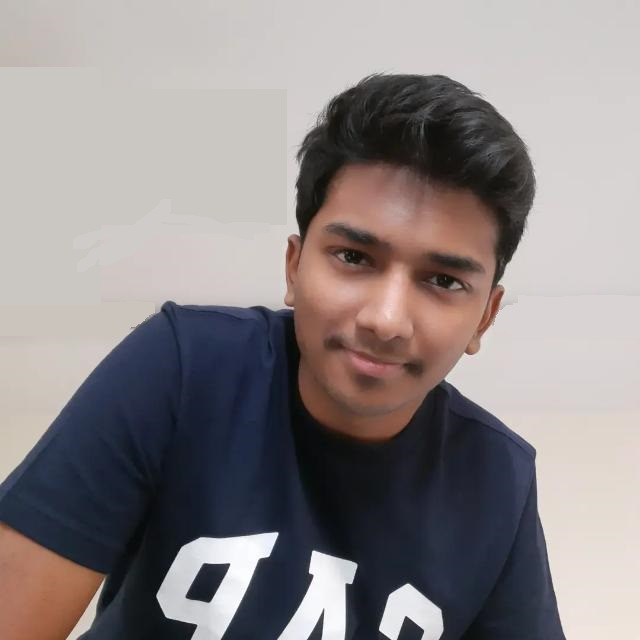
#> input picture input/gap_edited.jpg, 640 x 640 px
$ python stippler.py ../input/gap_edited.jpg
#> lines starting #> are read from the running program, lines starting #| are printed output that depends on the picture
#! /usr/bin/env python3
# -----------------------------------------------------------------------------
# Weighted Voronoi Stippler
# Copyright (2017) Nicolas P. Rougier - BSD license
# Edited by Matthew Mack
#
# Implementation of:
#   Weighted Voronoi Stippling, Adrian Secord
#   Symposium on Non-Photorealistic Animation and Rendering (NPAR), 2002
# -----------------------------------------------------------------------------
# Some usage examples
#
# stippler.py boots.jpg --save --force --n_point 20000 --n_iter 50
#                       --pointsize 0.5 2.5 --figsize 8 --interactive
# stippler.py plant.png --save --force --n_point 20000 --n_iter 50
#                       --pointsize 0.5 1.5 --figsize 8
# stippler.py gradient.png --save --force --n_point 5000 --n_iter 50
#                          --pointsize 1.0 1.0 --figsize 6
# -----------------------------------------------------------------------------
# usage: stippler.py [-h] [--n_iter n] [--n_point n] [--epsilon n]
#                    [--pointsize min,max) (min,max] [--figsize w,h] [--force]
#                    [--save] [--display] [--interactive]
#                    image filename
#
# Weighted Vororonoi Stippler
#
# positional arguments:
#   image filename        Density image filename
#
# optional arguments:
#   -h, --help            show this help message and exit
#   --n_iter n            Maximum number of iterations
#   --n_point n           Number of points
#   --epsilon n           Early stop criterion
#   --pointsize (min,max) (min,max)
#                         Point mix/max size for final display
#   --figsize w,h         Figure size
#   --force               Force recomputation
#   --save                Save computed points
#   --display             Display final result
#   --interactive         Display intermediate results (slower)
# -----------------------------------------------------------------------------
import tqdm
import voronoi
import os.path
import scipy.ndimage
import imageio.v2 as imageio
import numpy as np
import json

def normalize(D):
    Vmin, Vmax = D.min(), D.max()
    if Vmax - Vmin > 1e-5:
        D = (D-Vmin)/(Vmax-Vmin)
    else:
        D = np.zeros_like(D)
    return D


def initialization(n, D):
    """
    Return n points distributed over [xmin, xmax] x [ymin, ymax]
    according to (normalized) density distribution.

    with xmin, xmax = 0, density.shape[1]
         ymin, ymax = 0, density.shape[0]

    The algorithm here is a simple rejection sampling.
    """

    samples = []
    while len(samples) < n:
        # X = np.random.randint(0, density.shape[1], 10*n)
        # Y = np.random.randint(0, density.shape[0], 10*n)
        X = np.random.uniform(0, density.shape[1], 10*n)
        Y = np.random.uniform(0, density.shape[0], 10*n)
        P = np.random.uniform(0, 1, 10*n)
        index = 0
        while index < len(X) and len(samples) < n:
            x, y = X[index], Y[index]
            x_, y_ = int(np.floor(x)), int(np.floor(y))
            if P[index] < D[y_, x_]:
                samples.append([x, y])
            index += 1
    return np.array(samples)


if __name__ == '__main__':
    import argparse
    import matplotlib.pyplot as plt
    from matplotlib.animation import FuncAnimation

    default = {
        "n_point": 5000,
        "n_iter": 50,
        "threshold": 255,
        "force": False,
        "save": False,
        "figsize": 6,
        "display": False,
        "interactive": False,
        "pointsize": (1.0, 1.0),
        "pdf": False,
        "png": False,
        "npy": False,
        "save_animation": False
    }

    description = "Weighted Vororonoi Stippler"
    parser = argparse.ArgumentParser(description=description)
    parser.add_argument('filename', metavar='image filename', type=str,
                        help='Density image filename ')
    parser.add_argument('--n_iter', metavar='n', type=int,
                        default=default["n_iter"],
                        help='Maximum number of iterations')
    parser.add_argument('--n_point', metavar='n', type=int,
                        default=default["n_point"],
                        help='Number of points')
    parser.add_argument('--pointsize', metavar='(min,max)', type=float,
                        nargs=2, default=default["pointsize"],
                        help='Point mix/max size for final display')
    parser.add_argument('--figsize', metavar='w,h', type=int,
                        default=default["figsize"],
                        help='Figure size')
    parser.add_argument('--force', action='store_true',
                        default=default["force"],
                        help='Force recomputation')
    parser.add_argument('--threshold', metavar='n', type=int,
                        default=default["threshold"],
                        help='Grey level threshold')
    parser.add_argument('--save', action='store_true',
                        default=default["save"],
                        help='Save computed points')
    parser.add_argument('--display', action='store_true',
                        default=default["display"],
                        help='Display final result')
    parser.add_argument('--interactive', action='store_true',
                        default=default["interactive"],
                        help='Display intermediate results (slower)')
    parser.add_argument('--pdf', action='store_true',
                        default=default["pdf"],
                        help='Save image as pdf')
    parser.add_argument('--png', action='store_true',
                        default=default["png"],
                        help='Save image as png')
    parser.add_argument('--npy', action='store_true',
                        default=default["npy"],
                        help='Save points as npy file')
    parser.add_argument('--save_stippling_animation', action='store_true',
                        default=default["save_animation"],
                        help='Saves the animation of the weighted voronoi algorithm which shows the stippling dots moving into position')
    parser.add_argument('--json', action='store_true',
                    default=False,
                    help='Save points as JSON file')
    args = parser.parse_args()

    filename = args.filename
    density = imageio.imread(filename, mode='F', pilmode='L') # Flattens into a grayscale image, 8 bit pixels, black and white
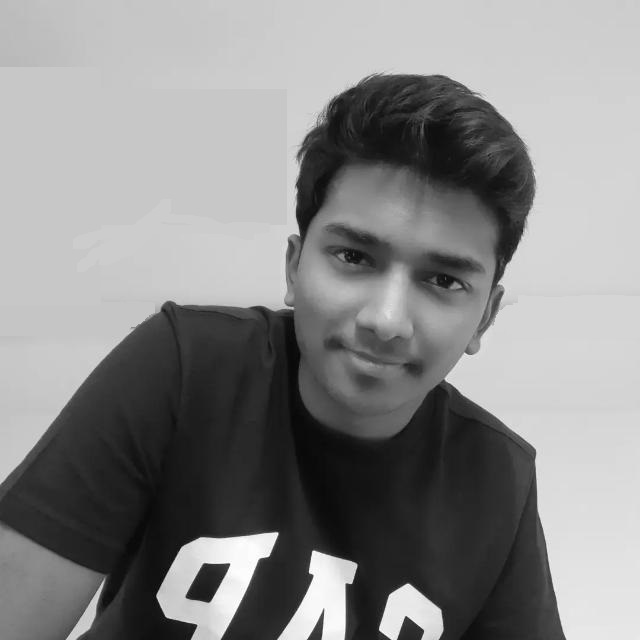
#> density: shape (640, 640); min 2, max 255, mean 137

    # We want (approximately) 500 pixels per voronoi region
    zoom = (args.n_point * 500) / (density.shape[0]*density.shape[1]) # Dividing # of pixels*points by image dimensions
#> zoom = 6.1
    zoom = int(round(np.sqrt(zoom)))
#> zoom = 2
    #density = scipy.ndimage.zoom(density, zoom, order=0) # This is the bit that resizes the image based on the calculations in the last two lines.
    # Apply threshold onto image
    # Any color > threshold will be white
    density = np.minimum(density, args.threshold) # Obtains minimum value for checking against threshold

    density = 1.0 - normalize(density)
#> in normalize, `Vmin, Vmax = D.min(), D.max()`: Vmax = 255
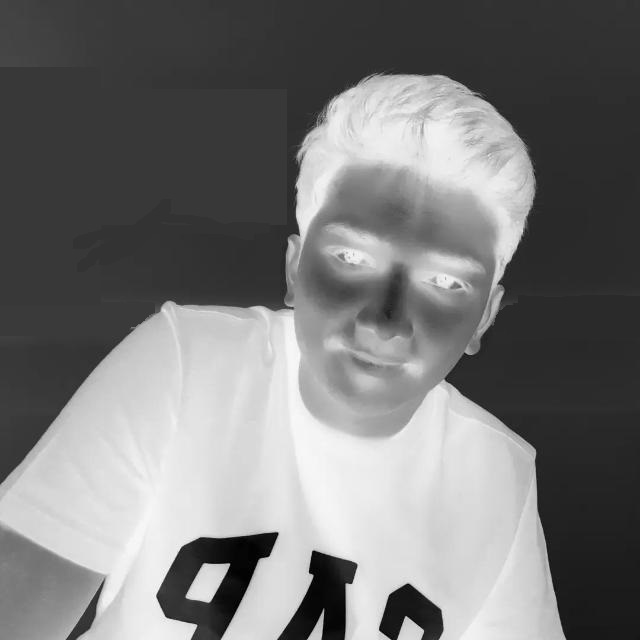
#> density: shape (640, 640) float64; min 0, max 1, mean 0.467
    density = density[::-1, :] # Flips the image upside down? (why? Probably because image coordinate axes are upside down)
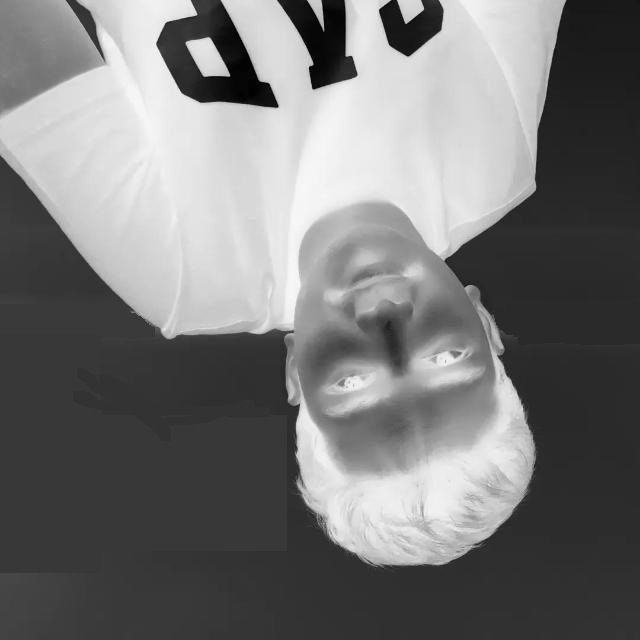
#> density: shape (640, 640) float64; min 0, max 1, mean 0.467
    density_P = density.cumsum(axis=1)
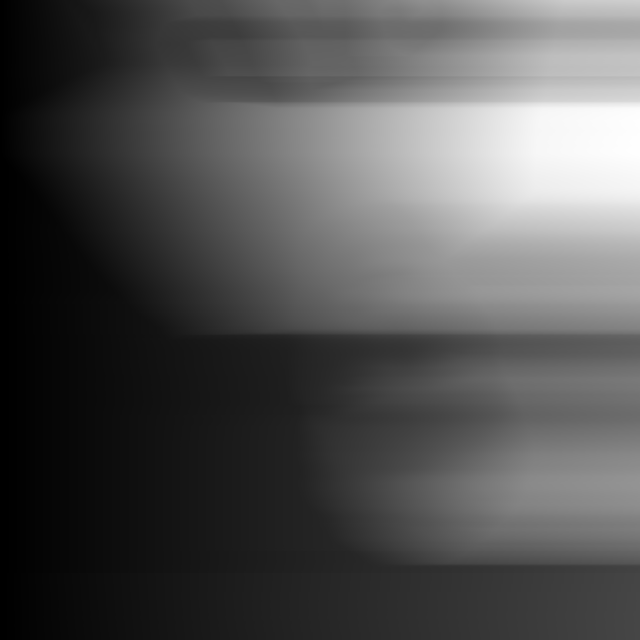
#> density_P: shape (640, 640) float64; min 0.186, max 484.3, mean 156; drawn with min black and max white
    density_Q = density_P.cumsum(axis=1)
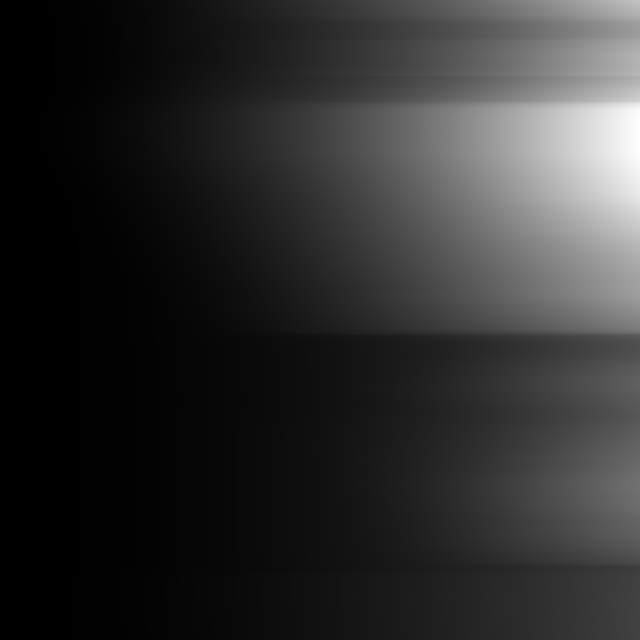
#> density_Q: shape (640, 640) float64; min 0.186, max 175672.1, mean 32152.3; drawn with min black and max white

    # Setting filenames
    dirname = os.path.dirname(filename)
    basename = (os.path.basename(filename).split('.'))[0]
    pdf_filename = os.path.join(dirname, basename + "-" + str(args.n_point) + "-stipple.pdf")
    png_filename = os.path.join(dirname, basename + "-" + str(args.n_point) + "-stipple.png")
    dat_filename = os.path.join(dirname, basename + "-" + str(args.n_point) + "-stipple.tsp")
    animation_filename = os.path.join(dirname, basename + "-" + str(args.n_point) + "-animation.gif")

    # Initialization
    if not os.path.exists(dat_filename) or args.force:
        points = initialization(args.n_point, density)
#> points = 5000 pairs, first value 0.0472 to 640, second value 0.126 to 639.5
        print("Number of points:", args.n_point)
        print("Number of iterations:", args.n_iter)
    else:
        points = np.load(dat_filename)
        print("Number of points:", len(points))
        print("Number of iterations: -")
    if (args.pdf):
        print("PDF: %s " % pdf_filename)
    if (args.png):
        print("PNG: %s " % png_filename)
    print("TSP: %s " % dat_filename)

    xmin, xmax = 0, density.shape[1]
#> xmin = 0; xmax = 640
    ymin, ymax = 0, density.shape[0]
#> ymin = 0; ymax = 640
    bbox = np.array([xmin, xmax, ymin, ymax])
#> bbox = [0, 640, 0, 640]
    ratio = (xmax-xmin)/(ymax-ymin)
#> ratio = 1

    # Interactive display
    if args.interactive:

        # Setup figure
        fig = plt.figure(figsize=(args.figsize, args.figsize/ratio),
                         facecolor="white")
        ax = fig.add_axes([0, 0, 1, 1], frameon=False)
        ax.set_xlim([xmin, xmax])
        ax.set_xticks([])
        ax.set_ylim([ymin, ymax])
        ax.set_yticks([])
        scatter = ax.scatter(points[:, 0], points[:, 1], s=1,
                             facecolor="k", edgecolor="None")

        def update(frame):
            global points
            # Recompute weighted centroids
            regions, points = voronoi.centroids(points, density, density_P, density_Q)

            # Update figure
            Pi = points.astype(int)
            X = np.maximum(np.minimum(Pi[:, 0], density.shape[1]-1), 0)
            Y = np.maximum(np.minimum(Pi[:, 1], density.shape[0]-1), 0)
            sizes = (args.pointsize[0] +
                     (args.pointsize[1]-args.pointsize[0])*density[Y, X])
            scatter.set_offsets(points)
            scatter.set_sizes(sizes)
            bar.update()

            # Save result at last frame
            if (frame == args.n_iter-2 and
                      (not os.path.exists(dat_filename) or args.save)):

                tspfileheader = "NAME : " + filename + "\nTYPE : TSP\nCOMMENT: Stipple of " + filename + " with " + str(len(points)) + " points\nDIMENSION: " + str(len(points)) + "\nEDGE_WEIGHT_TYPE: ATT\nNODE_COORD_SECTION"
                nodeindexes = np.arange(1,len(points)+1)[:,np.newaxis]
                if (args.pdf):
                    plt.savefig(pdf_filename)
                if (args.png):
                    plt.savefig(png_filename)
                if (args.npy):
                    np.save(dat_filename, points)
                if (args.json):
                    with open("2points.json", 'w') as f:
                        json.dump(points.tolist(), f)


        bar = tqdm.tqdm(total=args.n_iter)
        animation = FuncAnimation(fig, update,
                                  repeat=False, frames=args.n_iter-1)
        animation.save(animation_filename)
        plt.show()

    elif not os.path.exists(dat_filename) or args.force:
        for i in tqdm.trange(args.n_iter):
#> (the run stopped early here; a loop or call above may not have finished)
